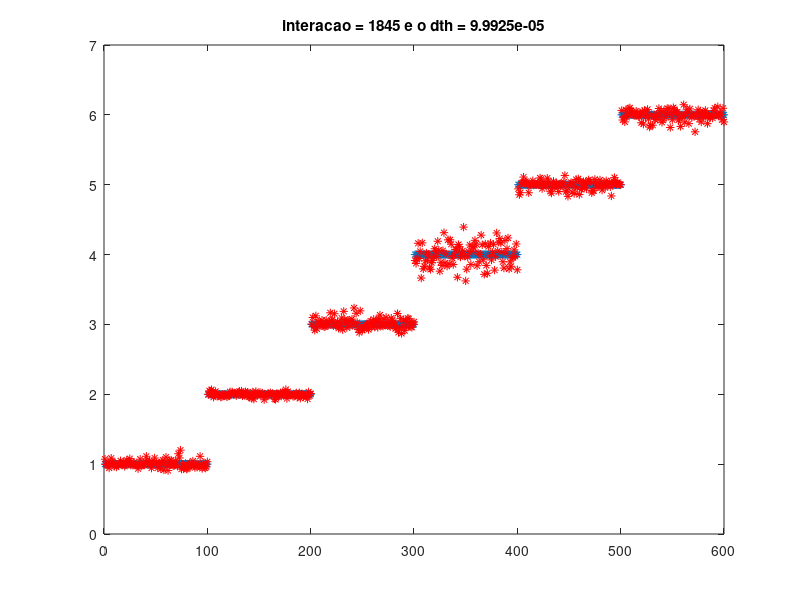

The MATLAB script that drew this image:
clc
clear
close all
load('projeto_cheirinho_1.mat');

x1 = Ka(:);
x2 = Kb(:);
x3 = Ta(:);
x4 = Tb(:);
y = Y(:);

n = 3; %grau da função
th = zeros(6*(n-1)+1, 1); %vetor de parametros
%chutes iniciais
th(1) = (rand()*2) + (-1); %parametro constante
for i = 1:n-1
    th((6*i)-4) = (rand()*2) + (-1); %th(tanh)
    th((6*i)-3) = (rand()*2) + (-1); %thx1
    th((6*i)-2) = (rand()*2) + (-1); %thx2
    th((6*i)-1) = (rand()*2) + (-1); %thx3
    th(6*i) = (rand()*2) + (-1); %thx4
    th((6*i)+1) = (rand()*2) + (-1); %+th descolacemnto
endfor
alfa = 0.01;
Dmax = 0.8;
lambda = 1e-2;

%criando o modelo
ym = th(1);
for i=1:n-1
  ym = ym + th((6*i)-4)*tanh(x1.*th((6*i)-3) + x2.*th((6*i)-2)+ x3.*th((6*i)-1)+ x4.*th(6*i)+  th((6*i)+1));
endfor
dy = y - ym;
crit = 1;
cont =0;

plot(y,'*')
hold on
p1=plot(ym,'r*')

while crit == 1
cont=cont+1
dy = y-ym;

%criando o jacobiano
J = x1.^0; %derivada 1
for i = 1:n-1
    d2 = tanh(x1.*th((6*i)-3) + x2.*th((6*i)-2)+ x3.*th((6*i)-1)+ x4.*th(6*i)+  th((6*i)+1));
    d3 = th((6*i)-4).*x1.*(sech(x1.*th((6*i)-3) + x2.*th((6*i)-2)+ x3.*th((6*i)-1)+ x4.*th(6*i)+  th((6*i)+1)).^2);
    d4 = th((6*i)-4).*x2.*(sech(x1.*th((6*i)-3) + x2.*th((6*i)-2)+ x3.*th((6*i)-1)+ x4.*th(6*i)+  th((6*i)+1)).^2);
    d5 = th((6*i)-4).*x3.*(sech(x1.*th((6*i)-3) + x2.*th((6*i)-2)+ x3.*th((6*i)-1)+ x4.*th(6*i)+  th((6*i)+1)).^2);
    d6 = th((6*i)-4).*x4.*(sech(x1.*th((6*i)-3) + x2.*th((6*i)-2)+ x3.*th((6*i)-1)+ x4.*th(6*i)+  th((6*i)+1)).^2);
    d7 = th((6*i)-4).*(sech(x1.*th((6*i)-3) + x2.*th((6*i)-2)+ x3.*th((6*i)-1)+ x4.*th(6*i)+  th((6*i)+1)).^2);
J = [J d2 d3 d4 d5 d6 d7];
endfor

dth = inv(J'*J + lambda*eye(length(th)))*J'*dy; %dls

%gerando os passos
dth = alfa*dth;
for j=1:length(dth) % para cada um dos elementos
  if (abs(dth(j)) > Dmax) % se o elemento for maior que o limite
  dth(j) = Dmax*dth(j)/abs(dth(j)); % satura o módulo do elemento
  end
end

th = th + dth;

% Constrói o modelo experimental para checar o erro
ym = th(1);
for i=1:n-1
  ym = ym + th((6*i)-4)*tanh(x1.*th((6*i)-3) + x2.*th((6*i)-2)+ x3.*th((6*i)-1)+ x4.*th(6*i)+  th((6*i)+1));
endfor

%criterios de parada
if norm(dth) < 1e-4 || isnan(dth(1));
  crit = 0;
endif
respostas1 = round(ym);

acertos_treino = sum(respostas1==y);
taxa_treino = (acertos_treino*100)/length(y)


% atualizacao do grafico
  set(p1,'Ydata',ym)
  title(['interacao = ' num2str(cont),  ' e o dth = '  num2str(norm(dth))])
  drawnow

endwhile
respostas1 = round(ym);

acertos_treino = sum(respostas1==y)
taxa_treino = (acertos_treino*100)/length(y)
erros = length(y) - acertos_treino

%%th grau 3=[   5.6334;
%%    4.1956;
%%   -0.5521;
%%   -0.3007;
%%    0.9142;
%%    0.6606;
%%    6.0834;
%%   -4.5257;
%%   -0.6810;
%%   -0.6703;
%%    1.2443;
%%    1.2542;
%%   10.4953 ] %100 de acerto
